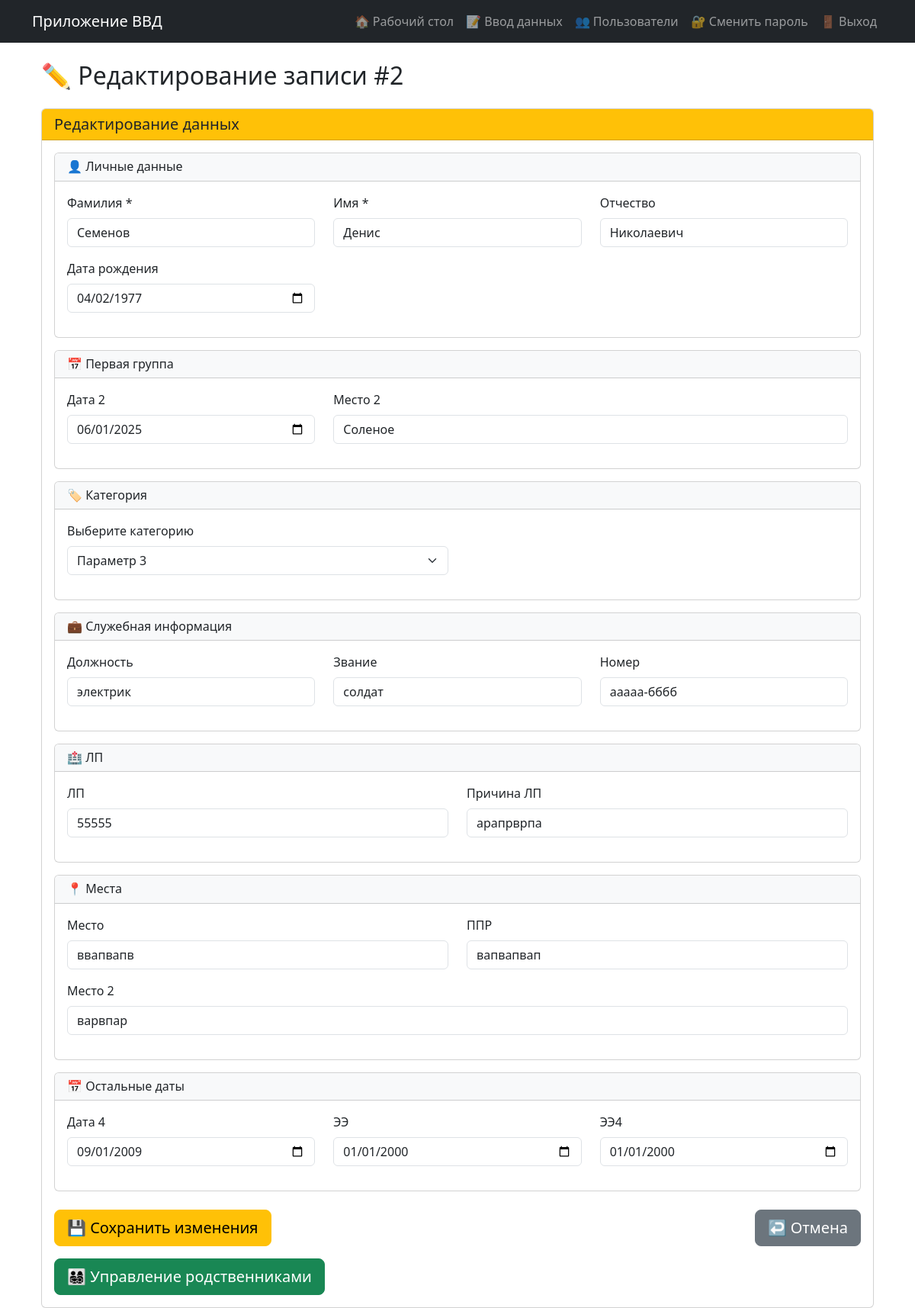
Page /record/edit/2 (signed in) on the earlier database version.
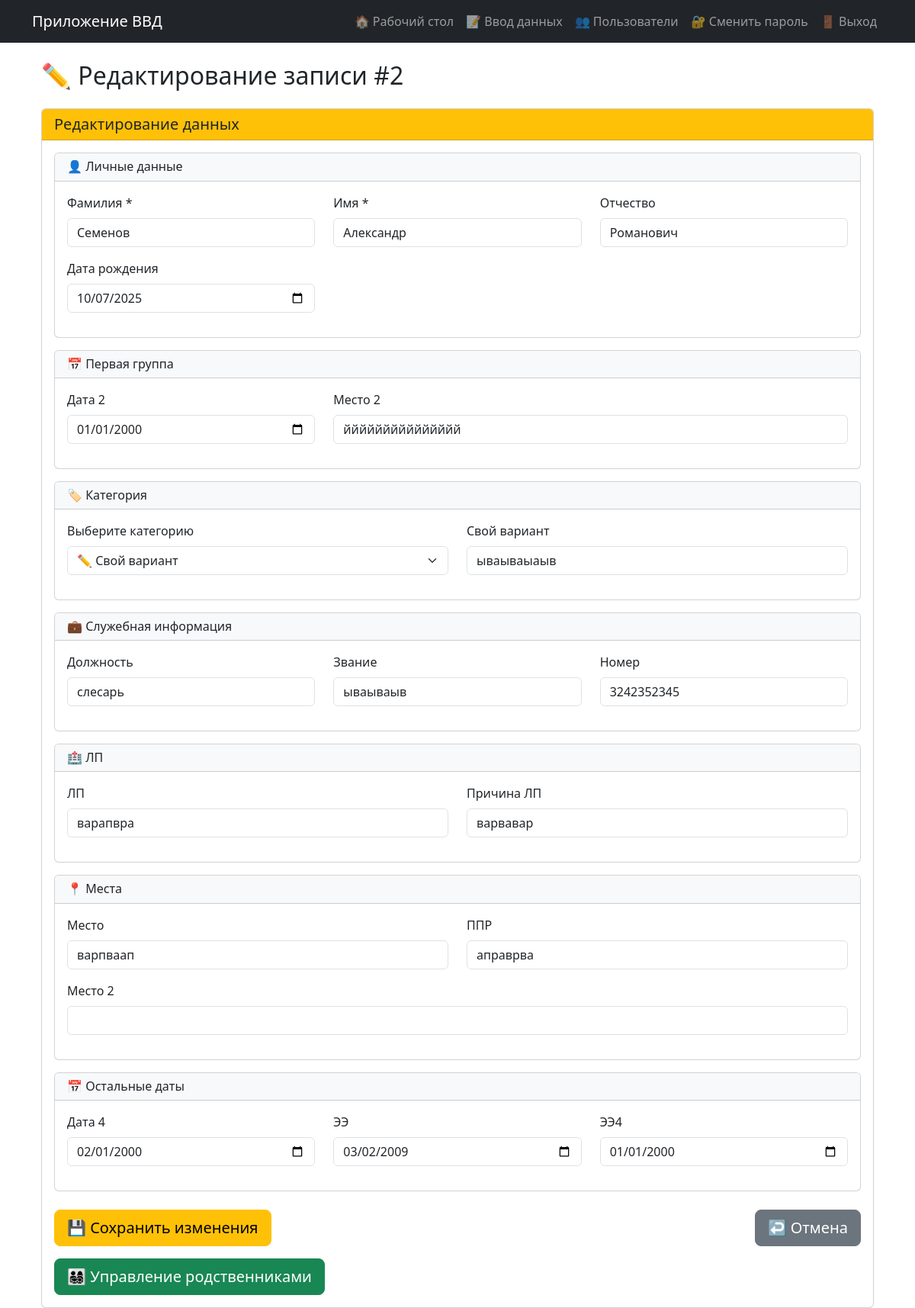
Same page on the later database version.
### models.py (models this page shows)
class PersonData(db.Model):
    __tablename__ = 'person_data'  # Новое имя таблицы!
    __table_args__ = {'extend_existing': True}  # Добавлено!
    id = db.Column(db.Integer, primary_key=True)
    last_name = db.Column(db.String(100))
    first_name = db.Column(db.String(100))
    middle_name = db.Column(db.String(100))
    birth_date = db.Column(db.Date)
    date2 = db.Column(db.Date)
    place2 = db.Column(db.String(255))
    category = db.Column(db.String(200))
    category_custom = db.Column(db.String(200))
    position = db.Column(db.String(200))
    rank = db.Column(db.String(100))
    number = db.Column(db.String(100))
    lp = db.Column(db.String(255))
    lp_reason = db.Column(db.String(1000))
    place = db.Column(db.String(200))
    ppr = db.Column(db.String(200))
    place2_field = db.Column(db.String(200))
    date4 = db.Column(db.Date)
    ee = db.Column(db.Date)
    ee4 = db.Column(db.Date)
    created_at = db.Column(db.DateTime, default=datetime.now)
    updated_at = db.Column(db.DateTime, default=datetime.now, onupdate=datetime.now)
    user_id = db.Column(db.Integer, db.ForeignKey('users.id'), nullable=False)
    edit_history = db.relationship('EditHistory', backref='record', lazy='dynamic', cascade='all, delete-orphan')
    relatives_list = db.relationship('Relative', back_populates='main_person', lazy=True, cascade='all, delete-orphan')

### app.py (the view, shortened to what this page needs)
@app.route('/record/edit/<int:record_id>', methods=['GET', 'POST'])
@login_required
def edit_record(record_id):
    record = PersonData.query.get_or_404(record_id)
    return render_template('edit_record.html', record=record)

### app.py (called while the page is built)
@login_manager.user_loader
def load_user(user_id):
    return db.session.get(User, int(user_id)) #User.query.get(int(user_id))

### models.py (called while the page is built)
    def is_admin(self):
        return self.role == 'admin'

### templates/edit_record.html (shortened to what the changed rows need)
{% extends "base.html" %}
{% block content %}
<div class="container-fluid">
    <h2 class="mb-4">✏️ Редактирование записи #{{ record.id }}</h2>
    <div class="card">
        <div class="card-header bg-warning">
        </div>
        <div class="card-body">
            <form method="post" id="editForm">
                <div class="card mb-3">
                    <div class="card-body">
                        <div class="row">
                            <div class="col-md-4 mb-3">
                                <label for="last_name" class="form-label">Фамилия *</label>
                                <input type="text" class="form-control" id="last_name" name="last_name" value="{{ record.last_name or '' }}" required>
                            </div>
                            <div class="col-md-4 mb-3">
                                <label for="first_name" class="form-label">Имя *</label>
                                <input type="text" class="form-control" id="first_name" name="first_name" value="{{ record.first_name or '' }}" required>
                            </div>
                            <div class="col-md-4 mb-3">
                                <label for="middle_name" class="form-label">Отчество</label>
                                <input type="text" class="form-control" id="middle_name" name="middle_name" value="{{ record.middle_name or '' }}">
                            </div>
                        </div>
                        <div class="row">
                            <div class="col-md-4 mb-3">
                                <label for="birth_date" class="form-label">Дата рождения</label>
                                <input type="date" class="form-control" id="birth_date" name="birth_date" value="{{ record.birth_date.strftime('%Y-%m-%d') if record.birth_date else '' }}">
                            </div>
                        </div>
                    </div>
                </div>
                <div class="card mb-3">
                    <div class="card-body">
                        <div class="row">
                            <div class="col-md-4 mb-3">
                                <label for="date2" class="form-label">Дата 2</label>
                                <input type="date" class="form-control" id="date2" name="date2" value="{{ record.date2.strftime('%Y-%m-%d') if record.date2 else '' }}">
                            </div>
                            <div class="col-md-8 mb-3">
                                <label for="place2" class="form-label">Место 2</label>
                                <input type="text" class="form-control" id="place2" name="place2" value="{{ record.place2 or '' }}">
                            </div>
                        </div>
                    </div>
                </div>
                <div class="card mb-3">
                    <div class="card-body">
                        <div class="row">
                            <div class="col-md-6 mb-3">
                                <label for="category" class="form-label">Выберите категорию</label>
                                <select class="form-select" id="category" name="category">
                                    {% for i in range(1, 7) %}
                                    <option value="{{ i }}" {% if record.category == 'Параметр ' + i|string %}selected{% endif %}>Параметр {{ i }}</option>
                                    {% endfor %}
                                    <option value="7" {% if record.category_custom %}selected{% endif %}>✏️ Свой вариант</option>
                                </select>
                            </div>
                            <div class="col-md-6 mb-3" id="customCategoryDiv" style="{% if not record.category_custom %}display: none;{% endif %}">
                                <label for="category_custom" class="form-label">Свой вариант</label>
                                <input type="text" class="form-control" id="category_custom" name="category_custom" value="{{ record.category_custom or '' }}" placeholder="Введите свой вариант">
                            </div>
                        </div>
                    </div>
                </div>
                <div class="card mb-3">
                    <div class="card-body">
                        <div class="row">
                            <div class="col-md-4 mb-3">
                                <label for="position" class="form-label">Должность</label>
                                <input type="text" class="form-control" id="position" name="position" value="{{ record.position or '' }}">
                            </div>
                            <div class="col-md-4 mb-3">
                                <label for="rank" class="form-label">Звание</label>
                                <input type="text" class="form-control" id="rank" name="rank" value="{{ record.rank or '' }}">
                            </div>
                            <div class="col-md-4 mb-3">
                                <label for="number" class="form-label">Номер</label>
                                <input type="text" class="form-control" id="number" name="number" value="{{ record.number or '' }}">
                            </div>
                        </div>
                    </div>
                </div>
                <div class="card mb-3">
                    <div class="card-body">
                        <div class="row">
                            <div class="col-md-6 mb-3">
                                <label for="lp" class="form-label">ЛП</label>
                                <input type="text" class="form-control" id="lp" name="lp" value="{{ record.lp or '' }}">
                            </div>
                            <div class="col-md-6 mb-3">
                                <label for="lp_reason" class="form-label">Причина ЛП</label>
                                <input type="text" class="form-control" id="lp_reason" name="lp_reason" value="{{ record.lp_reason or '' }}">
                            </div>
                        </div>
                    </div>
                </div>
                <div class="card mb-3">
                    <div class="card-body">
                        <div class="row">
                            <div class="col-md-6 mb-3">
                                <label for="place" class="form-label">Место</label>
                                <input type="text" class="form-control" id="place" name="place" value="{{ record.place or '' }}">
                            </div>
                            <div class="col-md-6 mb-3">
                                <label for="ppr" class="form-label">ППР</label>
                                <input type="text" class="form-control" id="ppr" name="ppr" value="{{ record.ppr or '' }}">
                            </div>
                        </div>
                        <div class="row">
                            <div class="col-md-12 mb-3">
                                <label for="place2_field" class="form-label">Место 2</label>
                                <input type="text" class="form-control" id="place2_field" name="place2_field" value="{{ record.place2_field or '' }}">
                            </div>
                        </div>
                    </div>
                </div>
                <div class="card mb-3">
                    <div class="card-body">
                        <div class="row">
                            <div class="col-md-4 mb-3">
                                <label for="date4" class="form-label">Дата 4</label>
                                <input type="date" class="form-control" id="date4" name="date4" value="{{ record.date4.strftime('%Y-%m-%d') if record.date4 else '' }}">
                            </div>
                            <div class="col-md-4 mb-3">
                                <label for="ee" class="form-label">ЭЭ</label>
                                <input type="date" class="form-control" id="ee" name="ee" value="{{ record.ee.strftime('%Y-%m-%d') if record.ee else '' }}">
                            </div>
                            <div class="col-md-4 mb-3">
                                <label for="ee4" class="form-label">ЭЭ4</label>
                                <input type="date" class="form-control" id="ee4" name="ee4" value="{{ record.ee4.strftime('%Y-%m-%d') if record.ee4 else '' }}">
                            </div>
                        </div>
                    </div>
                </div>
            </form>
        </div>
    </div>
</div>
{% endblock %}

Differences in the rows shown:
changed PersonData "Семенов": first_name "Денис" → "Александр"; middle_name "Николаевич" → "Романович"; birth_date "04/02/1977" → "10/07/2025"; date2 "06/01/2025" → "01/01/2000"; place2 "Соленое" → "ййййййййййййййй"; category "Параметр 3" → "✏️ Свой вариант"; category_custom (not shown) → "ываываыаыв"; position "электрик" → "слесарь"; rank "солдат" → "ываываыв"; number "ааааа-бббб" → "3242352345"; lp "55555" → "варапвра"; lp_reason "арапрврпа" → "варвавар"; place "ввапвапв" → "варпваап"; ppr "вапвапвап" → "аправрва"; date4 "09/01/2009" → "02/01/2000"; ee "01/01/2000" → "03/02/2009"; place2_field "варвпар" → (not shown)
Other differences:
text now shown: "Свой вариант"
